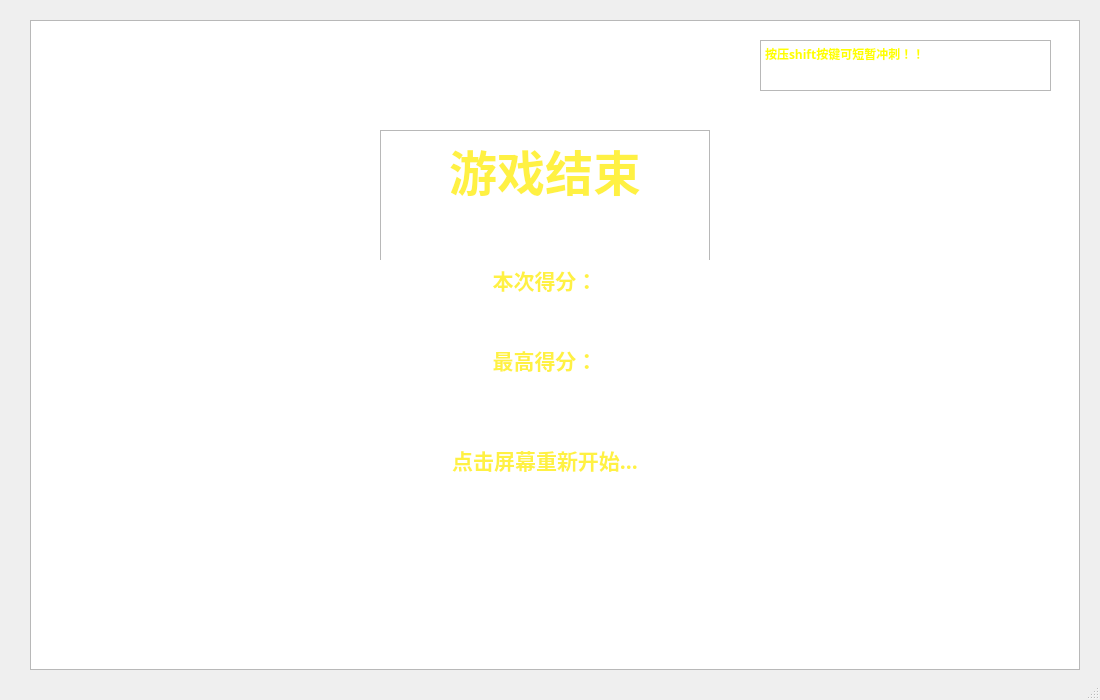
<?xml version="1.0" encoding="UTF-8"?>
<ui version="4.0">
 <class>MainWindow</class>
 <widget class="QMainWindow" name="MainWindow">
  <property name="enabled">
   <bool>true</bool>
  </property>
  <property name="geometry">
   <rect>
    <x>0</x>
    <y>0</y>
    <width>1100</width>
    <height>700</height>
   </rect>
  </property>
  <property name="acceptDrops">
   <bool>true</bool>
  </property>
  <property name="windowTitle">
   <string>game</string>
  </property>
  <widget class="QWidget" name="centralwidget">
   <widget class="QGraphicsView" name="graphicsView">
    <property name="geometry">
     <rect>
      <x>30</x>
      <y>20</y>
      <width>1050</width>
      <height>650</height>
     </rect>
    </property>
    <property name="font">
     <font>
      <weight>50</weight>
      <bold>false</bold>
     </font>
    </property>
   </widget>
   <widget class="QTextEdit" name="textEdit">
    <property name="geometry">
     <rect>
      <x>40</x>
      <y>30</y>
      <width>151</width>
      <height>31</height>
     </rect>
    </property>
    <property name="font">
     <font>
      <family>Georgia</family>
      <pointsize>12</pointsize>
      <weight>75</weight>
      <bold>true</bold>
     </font>
    </property>
    <property name="focusPolicy">
     <enum>Qt::NoFocus</enum>
    </property>
    <property name="styleSheet">
     <string notr="true">background-color: transparent</string>
    </property>
    <property name="html">
     <string>&lt;!DOCTYPE HTML PUBLIC &quot;-//W3C//DTD HTML 4.0//EN&quot; &quot;http://www.w3.org/TR/REC-html40/strict.dtd&quot;&gt;
&lt;html&gt;&lt;head&gt;&lt;meta name=&quot;qrichtext&quot; content=&quot;1&quot; /&gt;&lt;style type=&quot;text/css&quot;&gt;
p, li { white-space: pre-wrap; }
&lt;/style&gt;&lt;/head&gt;&lt;body style=&quot; font-family:'Georgia'; font-size:12pt; font-weight:600; font-style:normal;&quot;&gt;
&lt;p style=&quot;-qt-paragraph-type:empty; margin-top:0px; margin-bottom:0px; margin-left:0px; margin-right:0px; -qt-block-indent:0; text-indent:0px; font-family:'Bahnschrift Light'; font-size:9pt; font-weight:400;&quot;&gt;&lt;br /&gt;&lt;/p&gt;&lt;/body&gt;&lt;/html&gt;</string>
    </property>
   </widget>
   <widget class="QTextEdit" name="textEdit_2">
    <property name="geometry">
     <rect>
      <x>380</x>
      <y>130</y>
      <width>330</width>
      <height>361</height>
     </rect>
    </property>
    <property name="font">
     <font>
      <family>幼圆</family>
      <pointsize>36</pointsize>
      <weight>75</weight>
      <bold>true</bold>
     </font>
    </property>
    <property name="styleSheet">
     <string notr="true">QTextEdit{
border-image: url(:/resource/images/background.png);}</string>
    </property>
    <property name="html">
     <string>&lt;!DOCTYPE HTML PUBLIC &quot;-//W3C//DTD HTML 4.0//EN&quot; &quot;http://www.w3.org/TR/REC-html40/strict.dtd&quot;&gt;
&lt;html&gt;&lt;head&gt;&lt;meta name=&quot;qrichtext&quot; content=&quot;1&quot; /&gt;&lt;style type=&quot;text/css&quot;&gt;
p, li { white-space: pre-wrap; }
&lt;/style&gt;&lt;/head&gt;&lt;body style=&quot; font-family:'幼圆'; font-size:36pt; font-weight:600; font-style:normal;&quot;&gt;
&lt;p align=&quot;center&quot; style=&quot; margin-top:0px; margin-bottom:0px; margin-left:0px; margin-right:0px; -qt-block-indent:0; text-indent:0px;&quot;&gt;&lt;span style=&quot; color:#fff143;&quot;&gt;游戏结束&lt;/span&gt;&lt;/p&gt;&lt;/body&gt;&lt;/html&gt;</string>
    </property>
   </widget>
   <widget class="QTextEdit" name="textEdit_3">
    <property name="geometry">
     <rect>
      <x>380</x>
      <y>440</y>
      <width>330</width>
      <height>60</height>
     </rect>
    </property>
    <property name="font">
     <font>
      <family>幼圆</family>
      <pointsize>18</pointsize>
      <weight>75</weight>
      <bold>true</bold>
     </font>
    </property>
    <property name="styleSheet">
     <string notr="true">QTextEdit{border-radius: 3px;
border-image: url(:/resource/images/background.png);}</string>
    </property>
    <property name="html">
     <string>&lt;!DOCTYPE HTML PUBLIC &quot;-//W3C//DTD HTML 4.0//EN&quot; &quot;http://www.w3.org/TR/REC-html40/strict.dtd&quot;&gt;
&lt;html&gt;&lt;head&gt;&lt;meta name=&quot;qrichtext&quot; content=&quot;1&quot; /&gt;&lt;style type=&quot;text/css&quot;&gt;
p, li { white-space: pre-wrap; }
&lt;/style&gt;&lt;/head&gt;&lt;body style=&quot; font-family:'幼圆'; font-size:18pt; font-weight:600; font-style:normal;&quot;&gt;
&lt;p align=&quot;center&quot; style=&quot; margin-top:0px; margin-bottom:0px; margin-left:0px; margin-right:0px; -qt-block-indent:0; text-indent:0px;&quot;&gt;&lt;span style=&quot; font-size:16pt; color:#fff143;&quot;&gt;点击屏幕重新开始...&lt;/span&gt;&lt;/p&gt;&lt;/body&gt;&lt;/html&gt;</string>
    </property>
   </widget>
   <widget class="QTextEdit" name="textEdit_4">
    <property name="geometry">
     <rect>
      <x>380</x>
      <y>260</y>
      <width>330</width>
      <height>171</height>
     </rect>
    </property>
    <property name="font">
     <font>
      <family>幼圆</family>
      <pointsize>16</pointsize>
      <weight>75</weight>
      <bold>true</bold>
     </font>
    </property>
    <property name="styleSheet">
     <string notr="true">QTextEdit{ border-radius: 3px;
border-image: url(:/resource/images/background.png);}</string>
    </property>
    <property name="html">
     <string>&lt;!DOCTYPE HTML PUBLIC &quot;-//W3C//DTD HTML 4.0//EN&quot; &quot;http://www.w3.org/TR/REC-html40/strict.dtd&quot;&gt;
&lt;html&gt;&lt;head&gt;&lt;meta name=&quot;qrichtext&quot; content=&quot;1&quot; /&gt;&lt;style type=&quot;text/css&quot;&gt;
p, li { white-space: pre-wrap; }
&lt;/style&gt;&lt;/head&gt;&lt;body style=&quot; font-family:'幼圆'; font-size:16pt; font-weight:600; font-style:normal;&quot;&gt;
&lt;p align=&quot;center&quot; style=&quot; margin-top:0px; margin-bottom:0px; margin-left:0px; margin-right:0px; -qt-block-indent:0; text-indent:0px;&quot;&gt;&lt;span style=&quot; color:#fff143;&quot;&gt;本次得分：&lt;/span&gt;&lt;/p&gt;&lt;/body&gt;&lt;/html&gt;</string>
    </property>
   </widget>
   <widget class="QTextEdit" name="textEdit_5">
    <property name="geometry">
     <rect>
      <x>380</x>
      <y>340</y>
      <width>330</width>
      <height>101</height>
     </rect>
    </property>
    <property name="font">
     <font>
      <family>幼圆</family>
      <pointsize>16</pointsize>
      <weight>75</weight>
      <bold>true</bold>
     </font>
    </property>
    <property name="styleSheet">
     <string notr="true">QTextEdit{border-radius: 3px;
border-image: url(:/resource/images/background.png);}
</string>
    </property>
    <property name="html">
     <string>&lt;!DOCTYPE HTML PUBLIC &quot;-//W3C//DTD HTML 4.0//EN&quot; &quot;http://www.w3.org/TR/REC-html40/strict.dtd&quot;&gt;
&lt;html&gt;&lt;head&gt;&lt;meta name=&quot;qrichtext&quot; content=&quot;1&quot; /&gt;&lt;style type=&quot;text/css&quot;&gt;
p, li { white-space: pre-wrap; }
&lt;/style&gt;&lt;/head&gt;&lt;body style=&quot; font-family:'幼圆'; font-size:16pt; font-weight:600; font-style:normal;&quot;&gt;
&lt;p align=&quot;center&quot; style=&quot; margin-top:0px; margin-bottom:0px; margin-left:0px; margin-right:0px; -qt-block-indent:0; text-indent:0px;&quot;&gt;&lt;span style=&quot; color:#fff143;&quot;&gt;最高得分：&lt;/span&gt;&lt;/p&gt;&lt;/body&gt;&lt;/html&gt;</string>
    </property>
   </widget>
   <widget class="QTextEdit" name="textEdit_6">
    <property name="geometry">
     <rect>
      <x>760</x>
      <y>40</y>
      <width>291</width>
      <height>51</height>
     </rect>
    </property>
    <property name="font">
     <font>
      <family>幼圆</family>
      <pointsize>9</pointsize>
      <weight>75</weight>
      <bold>true</bold>
     </font>
    </property>
    <property name="styleSheet">
     <string notr="true">QTextEdit{
border-image: url(:/resource/images/kpath.png);}</string>
    </property>
    <property name="html">
     <string>&lt;!DOCTYPE HTML PUBLIC &quot;-//W3C//DTD HTML 4.0//EN&quot; &quot;http://www.w3.org/TR/REC-html40/strict.dtd&quot;&gt;
&lt;html&gt;&lt;head&gt;&lt;meta name=&quot;qrichtext&quot; content=&quot;1&quot; /&gt;&lt;style type=&quot;text/css&quot;&gt;
p, li { white-space: pre-wrap; }
&lt;/style&gt;&lt;/head&gt;&lt;body style=&quot; font-family:'幼圆'; font-size:9pt; font-weight:600; font-style:normal;&quot;&gt;
&lt;p style=&quot; margin-top:0px; margin-bottom:0px; margin-left:0px; margin-right:0px; -qt-block-indent:0; text-indent:0px;&quot;&gt;&lt;span style=&quot; color:#ffff00;&quot;&gt;按压shift按键可短暂冲刺！！&lt;/span&gt;&lt;/p&gt;&lt;/body&gt;&lt;/html&gt;</string>
    </property>
   </widget>
  </widget>
  <widget class="QMenuBar" name="menubar">
   <property name="geometry">
    <rect>
     <x>0</x>
     <y>0</y>
     <width>1100</width>
     <height>28</height>
    </rect>
   </property>
  </widget>
  <widget class="QStatusBar" name="statusbar"/>
 </widget>
 <resources/>
 <connections/>
</ui>
